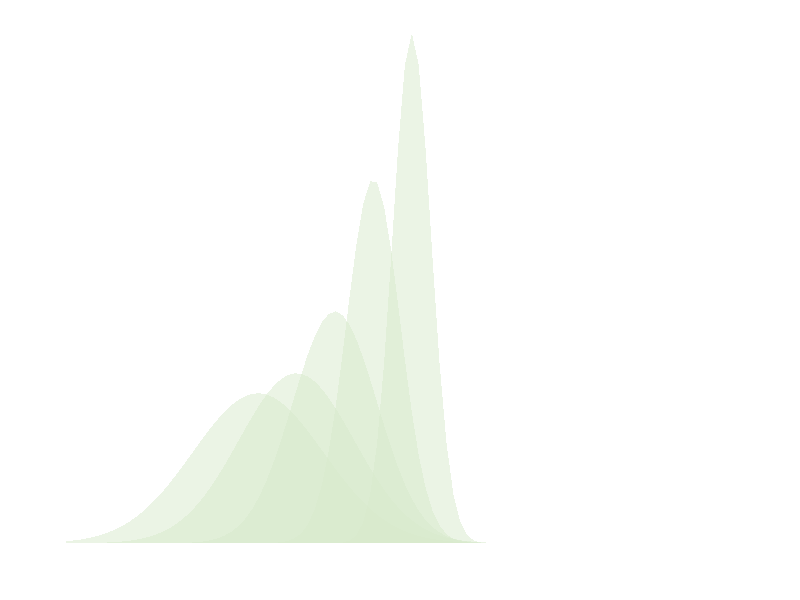

Recreate this plot in R.
library(ggplot2)
dist_params<-data.frame(mean= seq(1,10,1),sd = 0.5)




  ggplot(data.frame(x = c(-4, 14)), aes(x = x)) +
    # stat_function(fun = dnorm, args = list(6, 0.9),colour="#A6C6E7",geom = "area",
    #               size = 0, alpha = 0.5,fill ="#A6C6E7") +
    # stat_function(fun = dnorm, args = list(7, 0.8),colour="#A6C6E7",geom = "area",
    #               size = 0, alpha = 0.5,fill ="#A6C6E7") +
    # stat_function(fun = dnorm, args = list(8, 0.7),colour="#A6C6E7",geom = "area",
    #               size = 0, alpha = 0.5,fill ="#A6C6E7") +
    # stat_function(fun = dnorm, args = list(9, 0.6),colour="#A6C6E7",geom = "area",
    #               size = 0, alpha = 0.5,fill ="#A6C6E7") +
    # stat_function(fun = dnorm, args = list(10, 0.5),colour="#A6C6E7",geom = "area",
    #               size = 0, alpha = 0.5,fill ="#A6C6E7") +
      stat_function(fun = dnorm, args = list(1, 1.7),colour="#3B681A",geom = "area",
                    size = 0, alpha = 0.5,fill ="#D7E9CB") +
    stat_function(fun = dnorm, args = list(2, 1.5),colour="#3B681A",geom = "area",
                  size = 0, alpha = 0.5,fill ="#D7E9CB") +
    stat_function(fun = dnorm, args = list(3, 1.1),colour="#3B681A",geom = "area",
                  size = 0, alpha = 0.5,fill ="#D7E9CB") +
     stat_function(fun = dnorm, args = list(4, 0.7),colour="#3B681A",geom = "area",
                   size = 0, alpha = 0.5,fill ="#D7E9CB") +
    stat_function(fun = dnorm, args = list(5, 0.5),colour="#3B681A",geom = "area",
                  size = 0, alpha = 0.5,fill ="#D7E9CB") +
    # stat_function(fun = dnorm, args = list(8, 1.7),colour="#1F4973",geom = "area",
    #               size = 0, alpha = 0.5,fill ="#A6C6E7") +
    # stat_function(fun = dnorm, args = list(9, 1.8),colour="#1F4973",geom = "area",
    #               size = 0, alpha = 0.5,fill ="#A6C6E7") +
     # stat_function(fun = dnorm, args = list(10, 1.9),colour="#1F4973",geom = "area",
     #               size = 0, alpha = 0.5,fill ="#A6C6E7") +
    labs(#title = "Density Plot of 15 Normal Distributions Using stat_function",
         x = "",
         y = "") +
    theme_classic()+
    theme(axis.text.x=element_blank(),
          axis.text.y=element_blank(),
          axis.line.y = element_blank(),
          axis.line.x = element_blank(),
          axis.ticks = element_blank())
  
  